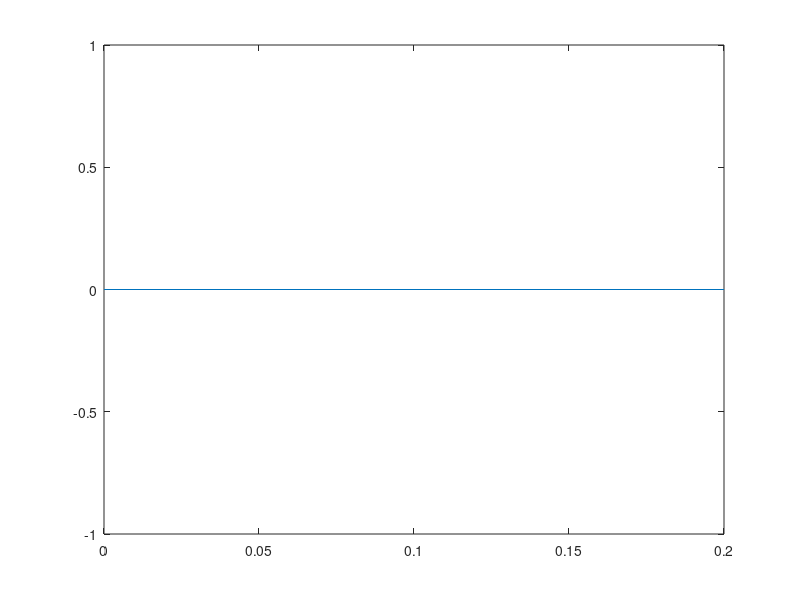
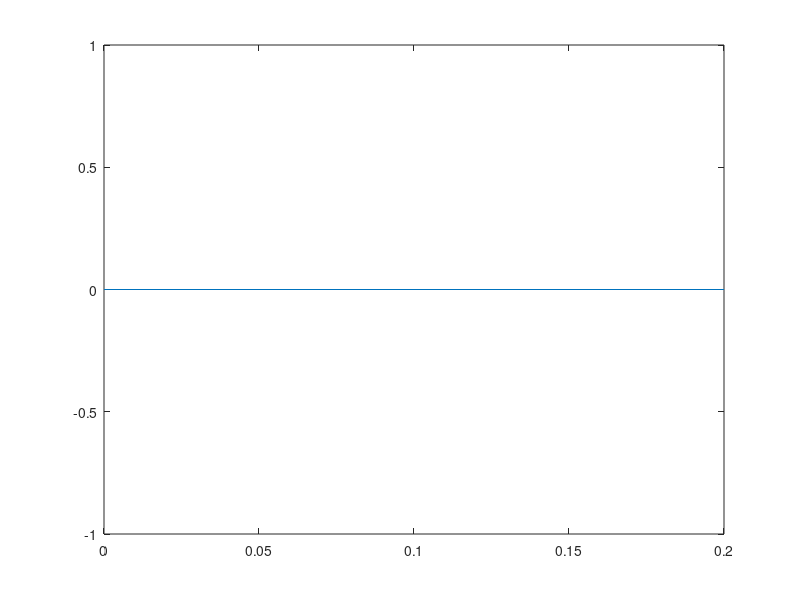

Recreate these plots in MATLAB, in order.
%% This is a test
% $$C_r = 5$$
% 
% % 
% setup the parametrs

dt = 0.1;
T = 0:dt:0.20; % second
H = zeros(1,length(T)); % meters

figure, plot(T,H)
% Simulation of trajectory

dt = 0.1;
T = 0:dt:0.20; % second
H = zeros(1,length(T)); % meters

figure, plot(T,H)